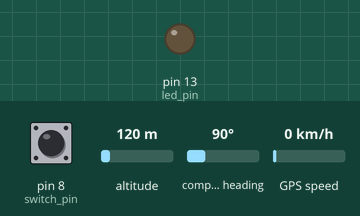
Simulated run of this sketch. Board: Arduino Uno, built with avr-gcc and run on an emulated ATmega328P. Shown: output pins drawn as LEDs (lit = HIGH). The inputs (shaded band) are chosen by the test bench; at power-on: pin 8 (switch_pin) HIGH, altitude 120 m, compass heading 90°, GPS speed 0 km/h. The GPS gets a fix after 3 s at 37.7749, -122.4194 with 8 satellites; what the sketch prints to the serial monitor is not drawn.

Above: at 0.1 s.
At 3.2 s:
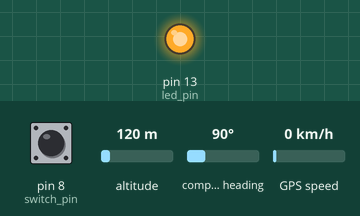
Timing chart, 0 to 4.7 s (numbered marks = the images above):
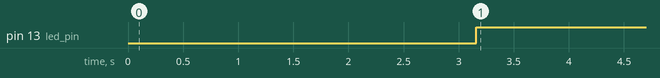

The sketch:

main.ino
```cpp
#include <TimeLib.h>
#include <TimeAlarms.h>
#include <TinyGPS.h>
#include <SoftwareSerial.h>

SoftwareSerial SerialGPS = SoftwareSerial(2, 3); // rx, tx
TinyGPS gps;

const int offset = 9;
const int trig_pin = 9;
const int led_pin = 13;
const int switch_pin = 8;

volatile bool is_cancel = false;

void setup() {
  pinMode(trig_pin, OUTPUT);
  digitalWrite(trig_pin, LOW);
  pinMode(led_pin, OUTPUT);
  digitalWrite(led_pin, LOW);
  pinMode(switch_pin, INPUT_PULLUP);

  Serial.begin(9600);
  SerialGPS.begin(9600);
  Serial.println("Waiting for GPS time ... ");
  getTimeFromGPS();

  Alarm.alarmRepeat(9, 25, 0, customAlarm);
  Alarm.timerRepeat(5, TimerRepeat);
}

void loop() {
  for(int i=0 ; i<10 ; i++){
    Alarm.delay(100);
    if (digitalRead(switch_pin) == LOW){
      is_cancel = true;
      digitalWrite(trig_pin, LOW);
    }
    digitalWrite(led_pin, !is_cancel);
  }
  getTimeFromGPS();
}

// Functions -------------------------------------------------------------------
// GPSからの情報で時刻補正
void getTimeFromGPS() {
  bool is_done = true;
  while(is_done){
    while (SerialGPS.available()) {
      if (gps.encode(SerialGPS.read())) {
        unsigned long age;
        int Year;
        byte Month, Day, Hour, Minute, Second;
        gps.crack_datetime(&Year, &Month, &Day, &Hour, &Minute, &Second, NULL, &age);
        if (age < 500) {
          setTime(Hour, Minute, Second, Day, Month, Year);
          adjustTime(offset * SECS_PER_HOUR);
          is_done = false;
        }
      }
    }
    delay(10);
  }
}

// Alarm Action
void customAlarm() {
  Serial.print("Alarm:\t");
  if (is_cancel){
    Serial.println("cancelled");
    is_cancel = false;
    return;
  }
  digitalClockDisplay();
  digitalWrite(trig_pin, HIGH);
  Alarm.timerOnce(600, OnceTimer);
}

// Alarm Destructor
void OnceTimer() {
  Serial.print("OnceTimer:\t");
  digitalClockDisplay();
  digitalWrite(trig_pin, LOW);
}

// Timer Action
void TimerRepeat(){
  digitalClockDisplay();
}

// time writer
void digitalClockDisplay() {
  Serial.print(hour());
  printDigits(minute());
  printDigits(second());

  Serial.println();
}

void printDigits(int digits) {
  Serial.print(":");
  if(digits < 10)
    Serial.print('0');
  Serial.print(digits);
}
```

Measured:
- by itself, pin 13 (led_pin): LOW → HIGH at 3.2 s
